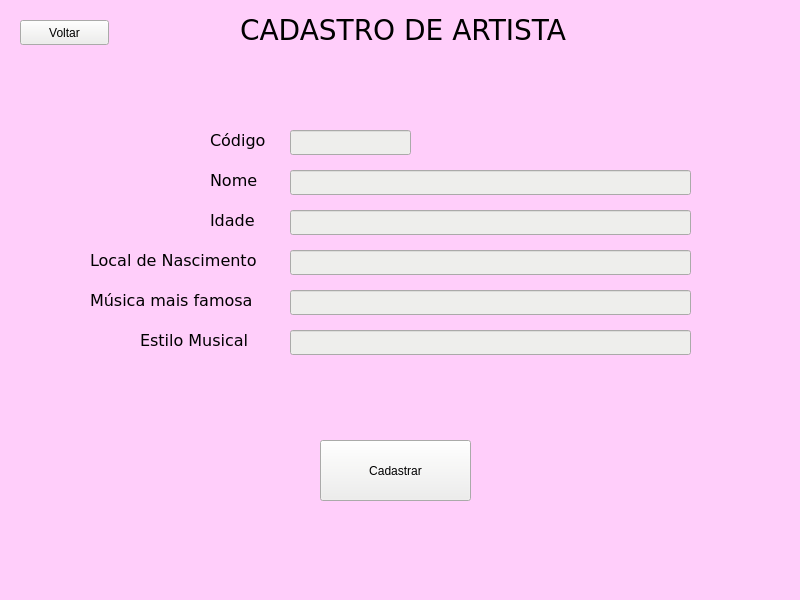
<?xml version="1.0" encoding="UTF-8"?>
<ui version="4.0">
 <class>MainWindow</class>
 <widget class="QMainWindow" name="MainWindow">
  <property name="geometry">
   <rect>
    <x>0</x>
    <y>0</y>
    <width>800</width>
    <height>600</height>
   </rect>
  </property>
  <property name="windowTitle">
   <string>MainWindow</string>
  </property>
  <property name="styleSheet">
   <string notr="true">background-color: rgb(255, 206, 250);</string>
  </property>
  <widget class="QWidget" name="centralwidget">
   <widget class="QLabel" name="label">
    <property name="geometry">
     <rect>
      <x>240</x>
      <y>10</y>
      <width>331</width>
      <height>41</height>
     </rect>
    </property>
    <property name="font">
     <font>
      <family>DejaVu Sans</family>
      <pointsize>21</pointsize>
     </font>
    </property>
    <property name="text">
     <string>CADASTRO DE ARTISTA</string>
    </property>
   </widget>
   <widget class="QPushButton" name="pushButton">
    <property name="geometry">
     <rect>
      <x>20</x>
      <y>20</y>
      <width>89</width>
      <height>25</height>
     </rect>
    </property>
    <property name="styleSheet">
     <string notr="true">background-color: rgb(238, 238, 236);</string>
    </property>
    <property name="text">
     <string>Voltar</string>
    </property>
   </widget>
   <widget class="QLabel" name="label_2">
    <property name="geometry">
     <rect>
      <x>210</x>
      <y>130</y>
      <width>61</width>
      <height>21</height>
     </rect>
    </property>
    <property name="font">
     <font>
      <family>DejaVu Sans</family>
      <pointsize>12</pointsize>
     </font>
    </property>
    <property name="text">
     <string>Código</string>
    </property>
   </widget>
   <widget class="QLabel" name="label_3">
    <property name="geometry">
     <rect>
      <x>210</x>
      <y>170</y>
      <width>61</width>
      <height>21</height>
     </rect>
    </property>
    <property name="font">
     <font>
      <family>DejaVu Sans</family>
      <pointsize>12</pointsize>
     </font>
    </property>
    <property name="text">
     <string>Nome</string>
    </property>
   </widget>
   <widget class="QLabel" name="label_4">
    <property name="geometry">
     <rect>
      <x>140</x>
      <y>330</y>
      <width>111</width>
      <height>21</height>
     </rect>
    </property>
    <property name="font">
     <font>
      <family>DejaVu Sans</family>
      <pointsize>12</pointsize>
     </font>
    </property>
    <property name="text">
     <string>Estilo Musical</string>
    </property>
   </widget>
   <widget class="QLabel" name="label_5">
    <property name="geometry">
     <rect>
      <x>90</x>
      <y>290</y>
      <width>171</width>
      <height>21</height>
     </rect>
    </property>
    <property name="font">
     <font>
      <family>DejaVu Sans</family>
      <pointsize>12</pointsize>
     </font>
    </property>
    <property name="text">
     <string>Música mais famosa</string>
    </property>
   </widget>
   <widget class="QLabel" name="label_6">
    <property name="geometry">
     <rect>
      <x>210</x>
      <y>210</y>
      <width>61</width>
      <height>21</height>
     </rect>
    </property>
    <property name="font">
     <font>
      <family>DejaVu Sans</family>
      <pointsize>12</pointsize>
     </font>
    </property>
    <property name="text">
     <string>Idade</string>
    </property>
   </widget>
   <widget class="QLabel" name="label_7">
    <property name="geometry">
     <rect>
      <x>90</x>
      <y>250</y>
      <width>171</width>
      <height>21</height>
     </rect>
    </property>
    <property name="font">
     <font>
      <family>DejaVu Sans</family>
      <pointsize>12</pointsize>
     </font>
    </property>
    <property name="text">
     <string>Local de Nascimento</string>
    </property>
   </widget>
   <widget class="QLineEdit" name="lineEdit">
    <property name="geometry">
     <rect>
      <x>290</x>
      <y>130</y>
      <width>121</width>
      <height>25</height>
     </rect>
    </property>
    <property name="styleSheet">
     <string notr="true">background-color: rgb(238, 238, 236);</string>
    </property>
   </widget>
   <widget class="QLineEdit" name="lineEdit_2">
    <property name="geometry">
     <rect>
      <x>290</x>
      <y>170</y>
      <width>401</width>
      <height>25</height>
     </rect>
    </property>
    <property name="styleSheet">
     <string notr="true">background-color: rgb(238, 238, 236);</string>
    </property>
   </widget>
   <widget class="QLineEdit" name="lineEdit_3">
    <property name="geometry">
     <rect>
      <x>290</x>
      <y>210</y>
      <width>401</width>
      <height>25</height>
     </rect>
    </property>
    <property name="styleSheet">
     <string notr="true">background-color: rgb(238, 238, 236);</string>
    </property>
   </widget>
   <widget class="QLineEdit" name="lineEdit_4">
    <property name="geometry">
     <rect>
      <x>290</x>
      <y>250</y>
      <width>401</width>
      <height>25</height>
     </rect>
    </property>
    <property name="styleSheet">
     <string notr="true">background-color: rgb(238, 238, 236);</string>
    </property>
   </widget>
   <widget class="QLineEdit" name="lineEdit_5">
    <property name="geometry">
     <rect>
      <x>290</x>
      <y>290</y>
      <width>401</width>
      <height>25</height>
     </rect>
    </property>
    <property name="styleSheet">
     <string notr="true">background-color: rgb(238, 238, 236);</string>
    </property>
   </widget>
   <widget class="QLineEdit" name="lineEdit_6">
    <property name="geometry">
     <rect>
      <x>290</x>
      <y>330</y>
      <width>401</width>
      <height>25</height>
     </rect>
    </property>
    <property name="styleSheet">
     <string notr="true">background-color: rgb(238, 238, 236);</string>
    </property>
   </widget>
   <widget class="QPushButton" name="pushButton_2">
    <property name="geometry">
     <rect>
      <x>320</x>
      <y>440</y>
      <width>151</width>
      <height>61</height>
     </rect>
    </property>
    <property name="styleSheet">
     <string notr="true">background-color: rgb(238, 238, 236);</string>
    </property>
    <property name="text">
     <string>Cadastrar</string>
    </property>
   </widget>
   <widget class="QLabel" name="label_8">
    <property name="geometry">
     <rect>
      <x>230</x>
      <y>390</y>
      <width>321</width>
      <height>17</height>
     </rect>
    </property>
    <property name="layoutDirection">
     <enum>Qt::LeftToRight</enum>
    </property>
    <property name="text">
     <string/>
    </property>
   </widget>
  </widget>
  <widget class="QMenuBar" name="menubar">
   <property name="geometry">
    <rect>
     <x>0</x>
     <y>0</y>
     <width>800</width>
     <height>22</height>
    </rect>
   </property>
  </widget>
  <widget class="QStatusBar" name="statusbar"/>
 </widget>
 <resources/>
 <connections/>
</ui>
